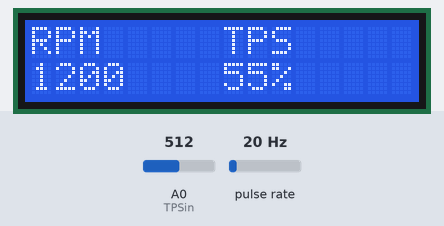
A sketch run on a simulated Arduino Uno, built with avr-gcc and run on an emulated ATmega328P. Shown: 16×2 character LCD. Wiring (inferred from the names in the program): pulse sensor: data pin 2. The inputs (shaded band) are chosen by the test bench; at power-on: pulse rate 20 Hz, A0 (TPSin) = 512.

Above: at 3.2 s.
3.3 s: pulse rate (sensor on pin 2) set to 150 Hz
At 5.1 s:
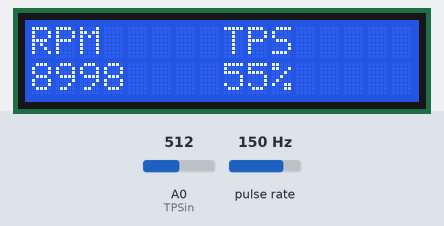
5.3 s: A0 (TPSin) set to 900
At 5.6 s:
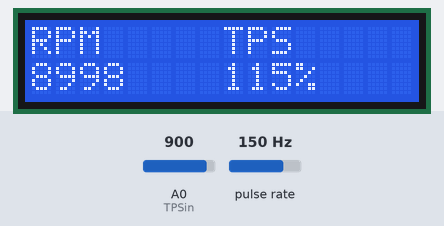
7.8 s: pulse rate (sensor on pin 2) set to 4 Hz
At 8.8 s:
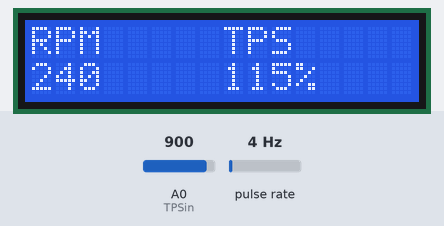
9.6 s: A0 (TPSin) set to 1023
At 10.8 s:
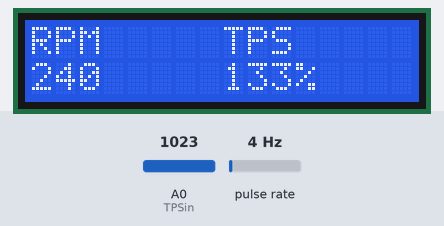
11.1 s: pulse rate (sensor on pin 2) set to 196 Hz
At 12.3 s:
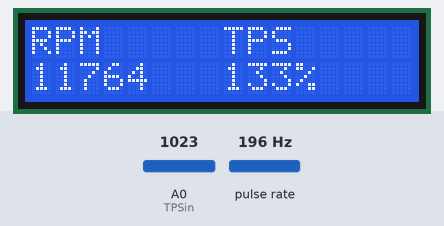
12.9 s: A0 (TPSin) set to 716
At 13.9 s:
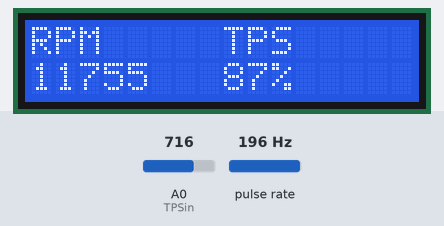
Timing chart, 0 to 15.4 s (numbered marks = the images above; inputs shaded):
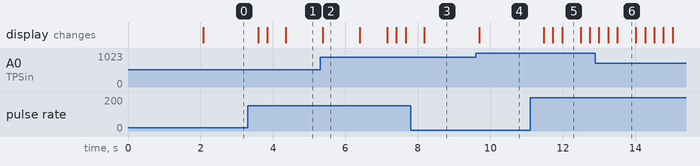

Measured:
- after the input at 3.3 s, the display: changes after 0.30 s (image 1)
- after the input at 5.3 s, the display: changes after 0.07 s (image 2)
- after the input at 7.8 s, the display: changes after 0.37 s (image 3)
- after the input at 9.6 s, the display: changes after 0.09 s (image 4)
- after the input at 11.1 s, the display: changes after 0.37 s (image 5)
- after the input at 12.9 s, the display: changes after 0.10 s (image 6)
- what the display in image 2 shows lasts 1.0 s, from 5.4 s to 6.4 s

The sketch:

RPMTool.ino
```cpp
/*
 *  Use an interrupt to calcuate RPM from the rising edge.
 *  Use analog input to read throttle position.
 *  Display on 16x2 LCD
 *  Author: Thomas Crossman
 *  Version: 1.1
 *  TPS voltage range changed to 0.712v to 3.91v
 *  LCD pins: https://www.arduino.cc/en/uploads/Tutorial/LCD_Base_bb_Schem.png
 */

#include <LiquidCrystal.h>

// Set the minimum and maximum TPS voltages here:

#define minTPSvolt 0.712                //voltage when tps = 0%
#define maxTPSvolt 3.91                 //voltage when tps = 100%

/*
 * LCD Pinout (LCD left to right increasing)
 * LCD------>1   2   3   4   5   6   7   8   9   10  11  12  13  14  15     16
 * Arduino-->GND VCC GND 8   GND 9   -   -   -   -   10  11  12  13  220ohm GND
 */
LiquidCrystal lcd(8, 9, 10, 11, 12, 13);  //Setup lcd display see arduino.cc/lcd

const int RPMpin = 2;                   //incoming interrrupt on pin 2
const int TPSin = A0;                   //analog in for Throttle position
unsigned long timer,timerOld,timerDiff; //variable for measuring time between interrupts

//function declerations
void displayRPM(long int RPM);
void displayTPS(long int TPS);

void setup() {
  lcd.begin(16,2);                      //setup the 16x2 lcd
  timerOld = 0;                         //initilise to 0
  pinMode(RPMpin,INPUT);                //set pin 2 as input
  attachInterrupt(digitalPinToInterrupt(RPMpin), findTime, RISING); // setupt interupt
  lcd.print("Hello Tom");               //welcome message
  lcd.setCursor(0,1);
  lcd.print("Have a nice ride");
  delay(2000);                          //delay before start
  lcd.setCursor(0,0);                   //reset lcd cursor position
  lcd.print("RPM     TPS");
}

void loop() {
  long int RPM,TPS;
  float TPSread,minTPS,maxTPS;
  minTPS = minTPSvolt/5*1024;           //convert min voltage to 0 - 1024
  maxTPS = maxTPSvolt/5*1024;           //convert max voltage to 0 - 1024
  TPSread = analogRead(TPSin);          //read voltage on pin 2
  TPS = ((TPSread - minTPS)/(maxTPS - minTPS))*100; //convert TPS reading to percentage
  RPM = (1000000.00/timerDiff)*60;      //convert pulse time to RPM
  displayRPM(RPM);
  displayTPS(TPS);
  delay(250);                           //delay 100ms to make readable
}

//interrupt service routine to measure time between incoming RPM signals
void findTime (){
  timer = micros();                     //read process time
  timerDiff = (timer - timerOld);       //compare to previous interrupt
  timerOld = timer;                     //new time becomes oldtime
}

//display RPM
void displayRPM(long int RPM){
  lcd.setCursor(0,1);                   //RPM postiton is row 2 column 0
  lcd.print("        ");                //clear previous value
  lcd.setCursor(0,1);
  lcd.print(RPM);                       //write new value
}

//display throttle position
void displayTPS(long int TPS){
  lcd.setCursor(8,1);                   //tps starts at row 2 column 8
  lcd.print("        ");                //clear previous value
  lcd.setCursor(8,1);
  lcd.print(TPS);                       //write new value
  lcd.print("%");                       //add a percent symbol
}
```
